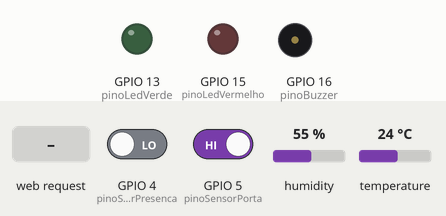
A sketch run on a simulated ESP8266 (NodeMCU). Shown: output pins drawn as LEDs (lit = HIGH), buzzer (waves = sounding, pin HIGH). Inputs (shaded band) come from the test bench; at power-on: GPIO 4 (pinoSensorPresenca) LOW, GPIO 5 (pinoSensorPorta) HIGH, humidity 55 %, temperature 24 °C. WiFi joins after 1.5 s; servers stay silent unless stated; what the sketch prints to the serial monitor is not drawn.

Above: at 2.7 s.
2.8 s: HTTP request GET / received
At 3.9 s:
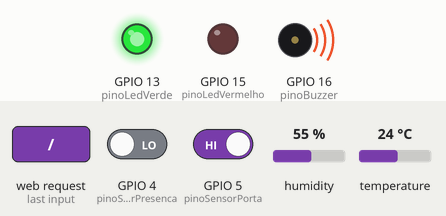
Timing chart, 0 to 5.8 s (numbered marks = the images above; inputs shaded):
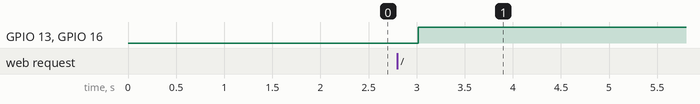

The sketch:

sketch_apr24a.ino
```cpp
#include <ESP8266WiFi.h>
#include <WiFiClient.h>
#include <ESP8266WebServer.h>
#include <ESP8266mDNS.h>
#include "DHTesp.h"

// Declaração das variáveis e objetos
DHTesp dht;
const int pinoSensorPorta = 5;    // D1
const int pinoBuzzer = 16;        // D0
const int pinoSensorPresenca = 4; // D2
const int pinoLedVermelho = 15;   // D8
const int pinoLedVerde = 13;      // D7

const char* ssid = "Ti-2G-1A"; // Nome da rede WI-FI
const char* password = "Sup4@test"; // Senha da rede WI-FI

ESP8266WebServer server(80);

void handleRoot() {
  float valorUmidade = dht.getHumidity();
  float valorTemperatura = dht.getTemperature();

  // Lê o estado do reed switch
  int portaEstado = digitalRead(pinoSensorPorta);
  String portaStatus;
  String portaCor;

  // Verifica se o reed switch está acionado ou não
  if (portaEstado == HIGH) {
    portaStatus = "Aberta";
    portaCor = "background-color: green;";
    // Desliga o buzzer e acende o LED verde quando a porta está aberta
    digitalWrite(pinoBuzzer, HIGH);
    digitalWrite(pinoLedVermelho, LOW);
    digitalWrite(pinoLedVerde, HIGH);
  } else {
    portaStatus = "Fechada";
    portaCor = "background-color: red;";
    // Liga o buzzer e acende o LED vermelho quando a porta está fechada
    digitalWrite(pinoBuzzer, LOW);
    digitalWrite(pinoLedVermelho, HIGH);
    digitalWrite(pinoLedVerde, LOW);
  }

  // Lê o estado do sensor de presença
  int presencaEstado = digitalRead(pinoSensorPresenca);
  String presencaStatus;
  String presencaCor;

  if (presencaEstado == HIGH) {
    presencaStatus = "Presença detectada";
    presencaCor = "background-color: green;";
  } else {
    presencaStatus = "Presença não detectada";
    presencaCor = "";
  }

  // Verifica se houve falha na leitura do sensor de valorTemperatura e valorUmidade
  if (isnan(valorUmidade) || isnan(valorTemperatura)) {
    Serial.println("Falha ao ler do sensor DHT!");
    server.send(500, "text/plain", "Falha ao ler do sensor DHT");
    return;
  }

  String temperaturaCor = "";
  if (valorTemperatura > 25) {
    temperaturaCor = "background-color: red;";
  }

  // Constrói a página HTML de resposta
  String pagina = "<html><head><meta charset='UTF-8'><meta http-equiv='refresh' content='0.3'>";
  pagina += "<style>body { background-color: #f0f0f0; margin: 0; padding: 0; display: flex; align-items: center; justify-content: center; height: 100vh; }";
  pagina += "table { width: 100%; height: 100%; table-layout: fixed; background-color: white; border-collapse: collapse; }";
  pagina += "th, td { padding: 20px; border: 1px solid #ddd; font-size: 2em; text-align: center; }";
  pagina += "th { background-color: #f2f2f2; }</style></head><body>";
  pagina += "<table><tr><th>Parâmetro</th><th>Valor</th></tr>";
  pagina += "<tr><td>⚗️ Umidade</td><td>" + String(valorUmidade) + "%</td></tr>";
  pagina += "<tr><td>🌡 Temperatura</td><td style='" + temperaturaCor + "'>" + String(valorTemperatura, 1) + " &#8451;</td></tr>";
  pagina += "<tr><td>🚪 Porta</td><td style='" + portaCor + "'>" + portaStatus + "</td></tr>";
  pagina += "<tr><td>👤 Presença</td><td style='" + presencaCor + "'>" + presencaStatus + "</td></tr>";
  pagina += "</table>";
  pagina += "</body></html>";

  server.send(200, "text/html", pagina);

  // Escreve os valores lidos no Serial Monitor
  Serial.print("Umidade: ");
  Serial.print(valorUmidade);
  Serial.print("%\t");
  Serial.print("Temperatura: ");
  Serial.print(valorTemperatura, 1);
  Serial.print(" °C\t");
  Serial.print("Porta: ");
  Serial.print(portaStatus);
  Serial.print("\tPresença: ");
  Serial.println(presencaStatus);
}

void handleNotFound(){
  String valorMonitoramento = "Página não encontrada\n";
  server.send(404, "text/plain", valorMonitoramento);
}

void setup(void){
  Serial.begin(115200);
  dht.setup(14, DHTesp::DHT11); // GPIO14 (D5)
  pinMode(pinoSensorPorta, INPUT_PULLUP); // Configura o pino do reed switch como entrada (GPIO5)
  pinMode(pinoBuzzer, OUTPUT);  // Configura o pino do buzzer como saída (GPIO16)
  pinMode(pinoSensorPresenca, INPUT); // Configura o pino do sensor de presença como entrada (GPIO4)
  pinMode(pinoLedVermelho, OUTPUT); // Configura o pino do LED vermelho como saída (GPIO15)
  pinMode(pinoLedVerde, OUTPUT); // Configura o pino do LED verde como saída (GPIO13)

  WiFi.mode(WIFI_STA);
  WiFi.begin(ssid, password);
  Serial.println("Conectando ao Wi-Fi...");

  // Aguarda conexão
  while (WiFi.status() != WL_CONNECTED) {
    delay(500);
    Serial.print(".");
  }

  // Verifica se a conexão foi bem-sucedida
  if (WiFi.status() == WL_CONNECTED) {
    Serial.println("");
    Serial.print("Conectado a ");
    Serial.println(ssid);
    Serial.print("Endereço IP: ");
    Serial.println(WiFi.localIP());

    if (MDNS.begin("esp8266")) {
      Serial.println("MDNS iniciado");
    }

    server.on("/", handleRoot);
    server.onNotFound(handleNotFound);

    server.begin();
    Serial.println("Servidor HTTP iniciado");
  } else {
    Serial.println("Falha ao conectar ao Wi-Fi.");
  }
}

void loop(void) {
  if (WiFi.status() == WL_CONNECTED) {
    server.handleClient();
    delay(300); // Delay entre cada leitura
  } else {
    Serial.println("Tentando reconectar ao Wi-Fi...");
    WiFi.reconnect();
    delay(5000); // Espera 5 segundos antes de tentar novamente
  }
}
```

Measured:
- after the input at 2.8 s, GPIO 13 (pinoLedVerde), GPIO 16 (pinoBuzzer): LOW → HIGH after 0.22 s
